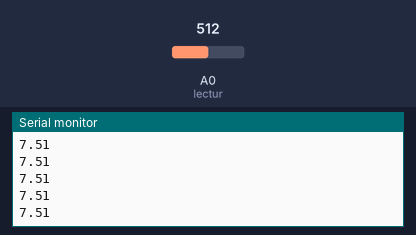
Simulated run of this sketch. Board: Arduino Uno, built with avr-gcc and run on an emulated ATmega328P. Shown: the last lines printed to the serial monitor. Inputs (shaded band) come from the test bench; at power-on: A0 (lectur) = 512.

Above: at 1.2 s.
1.3 s: A0 (lectur) set to 716
At 1.31 s:
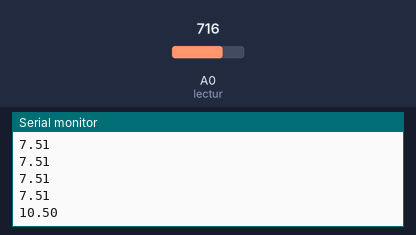
2.8 s: A0 (lectur) set to 900
At 2.82 s:
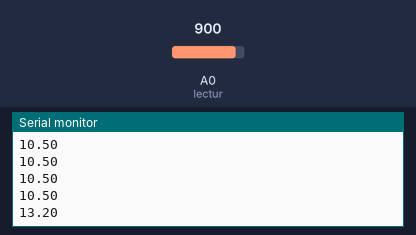
Timing chart, 0 to 5.8 s (numbered marks = the images above; inputs shaded):
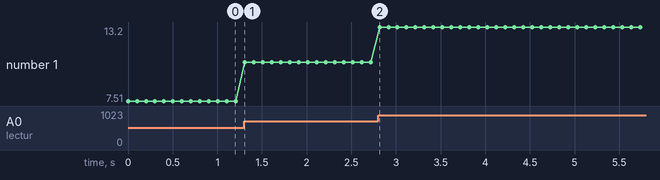

Measured:
- after the input at 1.3 s, the serial monitor: prints a new line at once (image 1)
- after the input at 2.8 s, the serial monitor: prints a new line at once (image 2)
- plotted number 1: 7.51 → 10.5 after the input at 1.3 s, 10.5 → 13.2 after the input at 2.8 s

The sketch:

osciloscope.ino
```cpp
int lectur = A0;
float R1 = 20000.0;
float R2 = 10000.0;
void setup () {
 Serial.begin(9600);
}

void loop() {
   float data = analogRead(lectur) * (5.0 / 1023.0);
   float vout = data*((R1 + R2)/R2);
   Serial.println(vout);
   delay(100);
}
```
